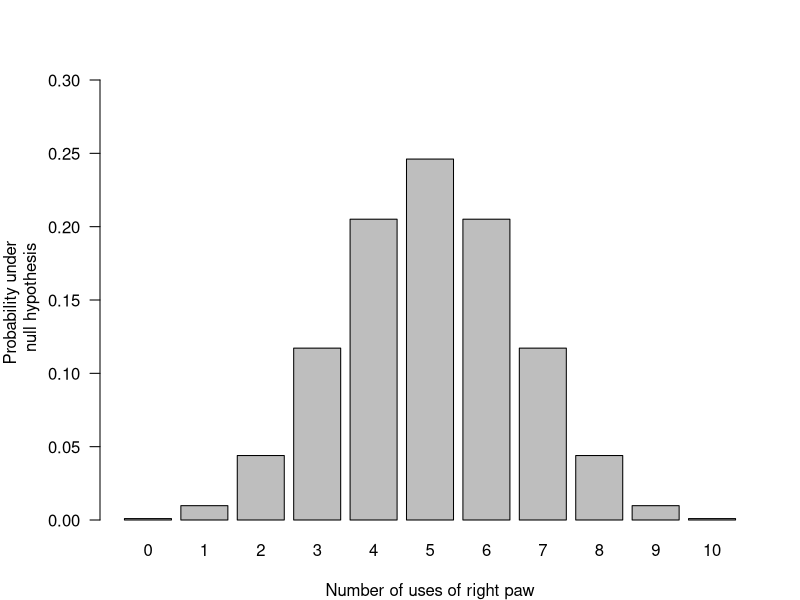
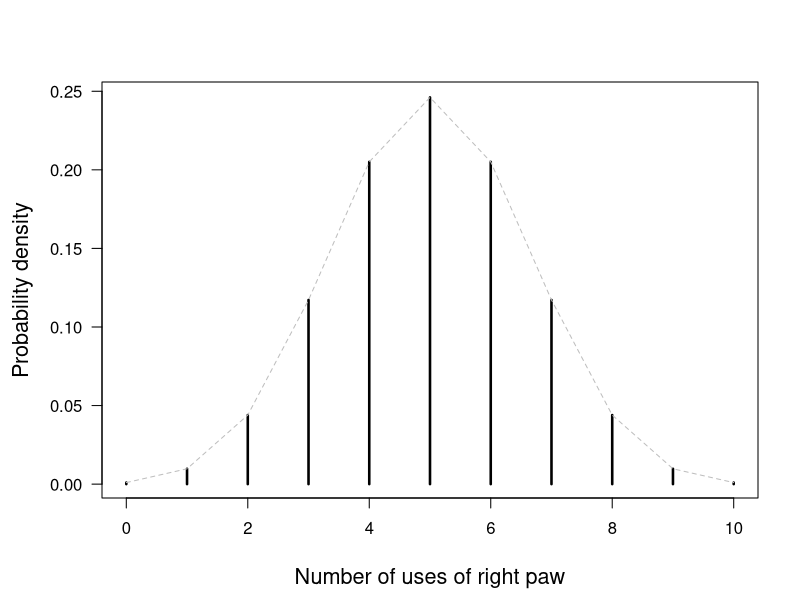

Here is the R script that generated these plots, in order:
## ---- chunk 1
knitr::include_app("https://alexanderkaier.shinyapps.io/Distributions/")
## ---- chunk 2
testSample <- dbinom(x=0:10, size=10, prob=0.5)
par(mar=c(4, 5, 4, 2))
barplot(testSample, names.arg = 0:10, ylim = c(0, 0.3), yaxt = "n",
        xlab = "Number of uses of right paw",
        ylab = "Probability under \n null hypothesis")

## Draw the y-axis.
axis(side = 2,
     ## Rotate the labels.
     las = 2)
## ---- chunk 3
par(mgp=c(3.5,1,0)) # default is c(3,1,0)
par(mar=c(5,5,4,2)+0.1) # default is c(5,4,4,2) + 0.1
xAxis <- 0:10
plot(xAxis, dbinom(xAxis, size=10, prob=0.5), type = "h", lwd = 2.5, las = 1,
     xlab = "Number of uses of right paw",
     ylab = "Probability density",
     cex.lab = 1.3)
lines(xAxis, dbinom(xAxis, size=10, prob=0.5), lty=2, col="grey")
